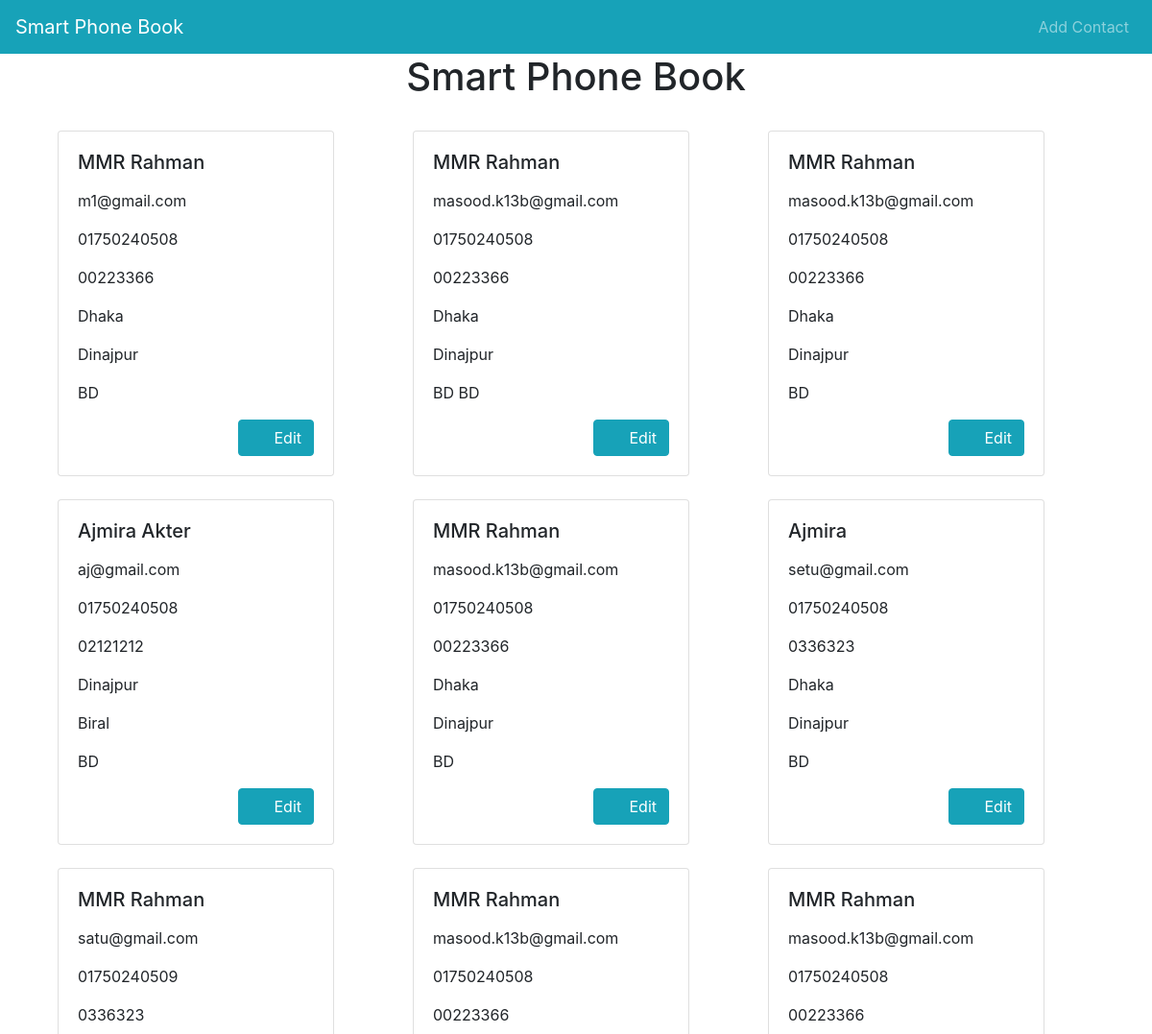
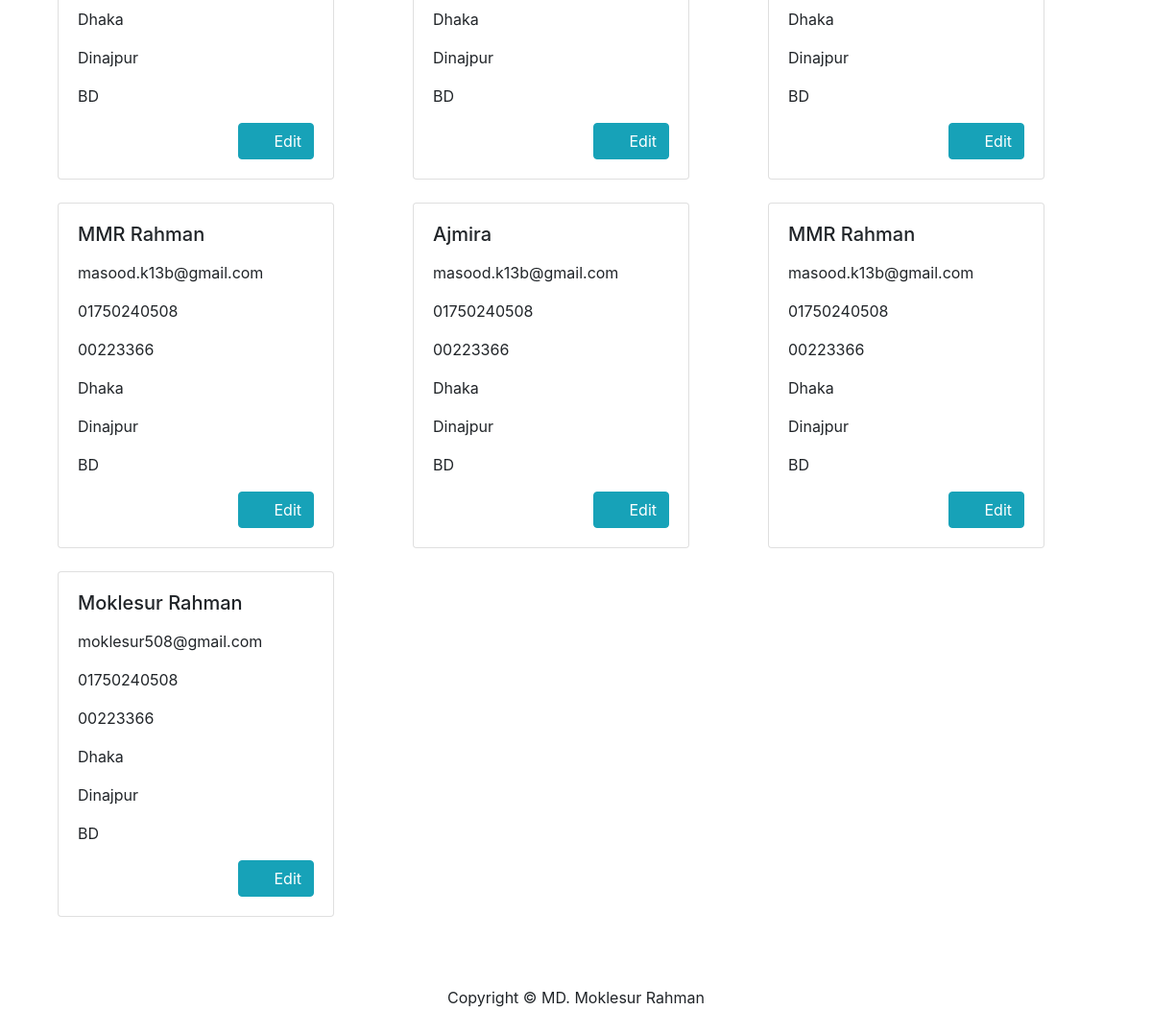
The page /phone_book/ on the database its author committed (2 pictures, top to bottom).
### phone_book/models.py (models this page shows, shortened)
class PhoneBook(models.Model):
    name = models.CharField(max_length=200)
    email = models.CharField(max_length=200)
    mobile = models.CharField(max_length=15)
    phone = models.CharField(max_length=10)
    city = models.CharField(max_length=200)
    address = models.CharField(max_length=200)
    country = models.CharField(max_length=200)

### phone_book/views.py (the view)
# urls.py: path('', views.home, name='auth_home'),
def home(request):
    all_contact = PhoneBook.objects.all
    return render(request, 'phone_book/home.html', {'all_contact': all_contact})

### phone_book/templates/phone_book/home.html
{% extends 'phone_book/base.html' %}
{% block main_content %}
    <h1 class="text-center">Smart Phone Book</h1>
    <br>
    <div class="container">
        <div class="row">
            {% if all_contact %}
                {% for contact in all_contact %}
                    <div class="col-sm">
                        <div class="card" style="width: 18rem;">
                            <div class="card-body">
                                <h5>{{ contact.name }}</h5>
                                <p class="card-text">{{ contact.email | linebreaks }} {{ contact.mobile | linebreaks }} {{ contact.phone | linebreaks }} {{ contact.city | linebreaks }} {{ contact.address | linebreaks }} {{ contact.country }}</p>
                                <a class="btn btn-info float-lg-right" href=" {% url 'edit' contact.id %}">
                                    <i class="fas fa-fw fa-edit"></i>
                                    <span>Edit</span>
                                </a>
                            </div>
                        </div>
                        <br>
                    </div>
                {% endfor %}
            {% endif %}
        </div>
    </div>
{% endblock %}

### phone_book/templates/phone_book/base.html (shortened to what this page needs)
<!DOCTYPE html>
<html lang="en">
<head>
    {% load staticfiles %}
    <link href="{% static "css/style.css" %}" rel="stylesheet" type="text/ css"/>
    <link href="{% static "css/bootstrap/css/bootstrap.min.css" %}" rel="stylesheet">
    <link href="{% static "fontawesome/css/all.min.css" %}" rel="stylesheet" type="text/css">
    <link href="{% static "javascript/lib/datatables/dataTables.bootstrap4.css" %}" rel="stylesheet">
</head>
<body>
<nav class="navbar navbar-expand-lg navbar-dark bg-info">
    <a class="navbar-brand" href="{% url 'p_home' %}">Smart Phone Book</a>
    <div class="collapse navbar-collapse" id="navbarSupportedContent">
        <ul class="navbar-nav ml-auto">
            <li class="nav-item">
                <a class="nav-link" href="{% url 'add_contact' %}">Add Contact</a>
            </li>
        </ul>
    </div>
</nav>
<div class="container">
    {% block main_content %}
    {% endblock %}
</div>
<br>
<br>
<footer class="sticky-footer">
    <div class="container my-auto">
        <div class="copyright text-center my-auto">
            <span>Copyright © MD. Moklesur Rahman </span>
        </div>
    </div>
</footer>
<br>
<br>
</body>
</html>

### rows shown on the page
PhoneBook: name "MMR Rahman", email "m1@gmail.com", mobile "01750240508", phone "00223366", city "Dhaka", address "Dinajpur", country "BD"
PhoneBook: name "MMR Rahman", email "masood.k13b@gmail.com", mobile "01750240508", phone "00223366", city "Dhaka", address "Dinajpur", country "BD BD"
PhoneBook: name "MMR Rahman", email "masood.k13b@gmail.com", mobile "01750240508", phone "00223366", city "Dhaka", address "Dinajpur", country "BD"
PhoneBook: name "Ajmira Akter", email "aj@gmail.com", mobile "01750240508", phone "02121212", city "Dinajpur", address "Biral", country "BD"
PhoneBook: name "MMR Rahman", email "masood.k13b@gmail.com", mobile "01750240508", phone "00223366", city "Dhaka", address "Dinajpur", country "BD"
PhoneBook: name "Ajmira", email "setu@gmail.com", mobile "01750240508", phone "0336323", city "Dhaka", address "Dinajpur", country "BD"
PhoneBook: name "MMR Rahman", email "satu@gmail.com", mobile "01750240509", phone "0336323", city "Dhaka", address "Dinajpur", country "BD"
PhoneBook: name "MMR Rahman", email "masood.k13b@gmail.com", mobile "01750240508", phone "00223366", city "Dhaka", address "Dinajpur", country "BD"
PhoneBook: name "MMR Rahman", email "masood.k13b@gmail.com", mobile "01750240508", phone "00223366", city "Dhaka", address "Dinajpur", country "BD"
PhoneBook: name "MMR Rahman", email "masood.k13b@gmail.com", mobile "01750240508", phone "00223366", city "Dhaka", address "Dinajpur", country "BD"
PhoneBook: name "Ajmira", email "masood.k13b@gmail.com", mobile "01750240508", phone "00223366", city "Dhaka", address "Dinajpur", country "BD"
PhoneBook: name "MMR Rahman", email "masood.k13b@gmail.com", mobile "01750240508", phone "00223366", city "Dhaka", address "Dinajpur", country "BD"
PhoneBook: name "Moklesur Rahman", email "moklesur508@gmail.com", mobile "01750240508", phone "00223366", city "Dhaka", address "Dinajpur", country "BD"
